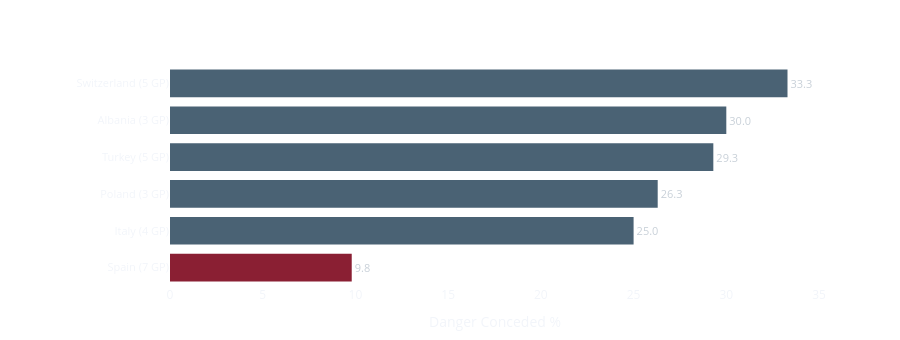

Write notebook code for a chart like this one.
### Markdown cell above
---
## 5. Danger Conceded (N2 + N3 %) — Who Is Most Vulnerable?

Percentage of goal kicks where the opponent entered the penalty area (N2) or created a shot (N3) after winning the ball.  
**Higher = more vulnerable from goal kicks.** This is the "risk" side of building from the back.

### Code cell
# ══════════════════════════════════════════════════════════════
# CELL 10 — KPI 4: Danger Conceded (N2 + N3 %)
# ══════════════════════════════════════════════════════════════

fig_danger = build_benchmark_bar(
    kpi_df,
    value_col='danger_conceded_pct',
    title='⚠️ Danger Conceded (N2 + N3 %) — Top 5 Most Vulnerable',
    subtitle=f'Euro 2024 · {HIGHLIGHT_TEAM} highlighted · Higher = more vulnerable',
    x_title='Danger Conceded %',
    ascending=False,   # most vulnerable on top
    top_n=5,
)
fig_danger.show()

### Figure 1 — Plotly figure (JSON) as saved in the notebook; plotly's stock layout.template omitted (floating-point values rounded to 4 significant figures)
{"data": [{"hovertemplate": "<b>%{y}</b><br>Danger Conceded %: %{x:.1f}<extra></extra>", "marker": {"color": ["#8a1f33", "#4a6274", "#4a6274", "#4a6274", "#4a6274", "#4a6274"], "line": {"width": 0}}, "orientation": "h", "text": ["9.8", "25.0", "26.3", "29.3", "30.0", "33.3"], "textfont": {"color": "#c8d0d8", "size": 11}, "textposition": "outside", "type": "bar", "x": [9.8, 25.0, 26.3, 29.3, 30.0, 33.3], "y": ["Spain (7 GP)", "Italy (4 GP)", "Poland (3 GP)", "Turkey (5 GP)", "Albania (3 GP)", "Switzerland (5 GP)"]}], "layout": {"bargap": 0.25, "height": 340, "margin": {"b": 40, "l": 170, "r": 80, "t": 65}, "paper_bgcolor": "rgba(0,0,0,0)", "plot_bgcolor": "rgba(0,0,0,0)", "showlegend": false, "title": {"font": {"color": "white", "size": 15}, "text": "⚠️ Danger Conceded (N2 + N3 %) — Top 5 Most Vulnerable<br><sup style=\"color:rgba(255,255,255,0.55)\">Euro 2024 · Spain highlighted · Higher = more vulnerable</sup>"}, "xaxis": {"gridcolor": "rgba(255,255,255,0.06)", "title": {"text": "Danger Conceded %"}, "zeroline": false}, "yaxis": {"tickfont": {"size": 11}, "title": {"text": ""}}}}
